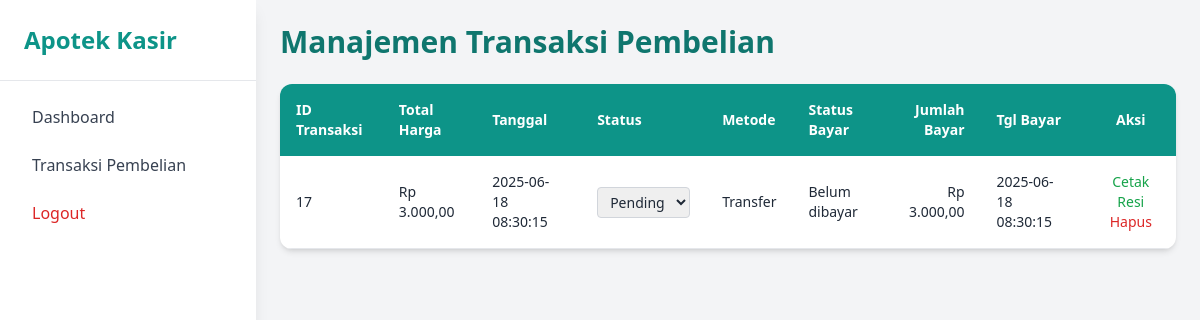
Page /kasir/transaksi_pembelian.php (signed in) on the committed database.
### tables this page shows
CREATE TABLE `pembayaran_222233` (
  `pembayaran_id_222233` int(11) NOT NULL,
  `keranjang_id_222233` int(11) NOT NULL,
  `transaksi_id_222233` int(11) NOT NULL,
  `metode_pembayaran_222233` enum('transfer','cod','qris','tunai') NOT NULL,
  `status_pembayaran_222233` enum('belum_dibayar','sudah_dibayar','dibatalkan') NOT NULL DEFAULT 'belum_dibayar',
  `tanggal_pembayaran_222233` datetime DEFAULT NULL,
  `jumlah_pembayaran_222233` decimal(15,2) NOT NULL DEFAULT 0.00
);

CREATE TABLE `transaksi_222233` (
  `transaksi_id_222233` int(11) NOT NULL,
  `kasir_id_222233` int(11) DEFAULT NULL,
  `user_id_222233` int(11) NOT NULL,
  `tanggal_transaksi_222233` datetime NOT NULL,
  `status_transaksi_222233` enum('pending','sukses','batal') DEFAULT 'pending',
  `total_harga_222233` decimal(15,2) NOT NULL DEFAULT 0.00
);

### kasir/transaksi_pembelian.php (the view, shortened to what this page needs)
<?php
include '../koneksi.php';
$kasir_id = null;
$user_id = $_SESSION['user_id'];
$stmt_kasir = $conn->prepare("SELECT kasir_id_222233 FROM kasir_222233 WHERE user_id_222233 = ?");
$stmt_kasir->bind_param("i", $user_id);
$stmt_kasir->execute();
$result_kasir = $stmt_kasir->get_result();
if ($row = $result_kasir->fetch_assoc()) {
    $kasir_id = $row['kasir_id_222233'];
} else {
    die("❌ Kasir tidak ditemukan.");
}
$stmt = $conn->prepare("
    SELECT t.*, p.metode_pembayaran_222233, p.status_pembayaran_222233,
           p.jumlah_pembayaran_222233, p.tanggal_pembayaran_222233
    FROM transaksi_222233 t
    LEFT JOIN pembayaran_222233 p ON t.transaksi_id_222233 = p.transaksi_id_222233
    WHERE t.kasir_id_222233 IS NULL OR t.kasir_id_222233 = ?
    ORDER BY t.tanggal_transaksi_222233 DESC
");
$stmt->bind_param("i", $kasir_id);
$stmt->execute();
$result = $stmt->get_result();
$transaksi_data = $result->fetch_all(MYSQLI_ASSOC);
?>
<!DOCTYPE html>
<html lang="id">
<head>
    <script src="https://cdn.tailwindcss.com"></script>
</head>
<body class="bg-gray-100 min-h-screen font-sans">
<?php include 'sidebar.php'; ?>
<div class="ml-64 p-6">
    <h1 class="text-3xl font-bold text-teal-700 mb-6">Manajemen Transaksi Pembelian</h1>
    <?php if ($kasir_id): ?>
        <div class="overflow-x-auto bg-white rounded-xl shadow-md">
            <table class="min-w-full text-sm text-left">
<thead class="bg-teal-600 text-white">
    <tr>
        <th class="p-4">ID Transaksi</th>
        <th class="p-4">Total Harga</th>
        <th class="p-4">Tanggal</th>
        <th class="p-4">Status</th>
        <th class="p-4">Metode</th>
        <th class="p-4">Status Bayar</th>
        <th class="p-4 text-right">Jumlah Bayar</th>
        <th class="p-4">Tgl Bayar</th>
        <th class="p-4 text-center">Aksi</th>
    </tr>
</thead>
                <tbody class="text-gray-800">
    <?php if (empty($transaksi_data)): ?>
        <tr>
            <td colspan="7" class="text-center py-6 text-gray-500">Belum ada data transaksi.</td>
        </tr>
    <?php else: ?>
        <?php foreach ($transaksi_data as $transaksi): ?>
            <tr class="border-b hover:bg-gray-50 transition">
                <td class="p-4"><?php echo htmlspecialchars($transaksi['transaksi_id_222233']); ?></td>
                <td class="p-4">Rp <?php echo number_format($transaksi['total_harga_222233'], 2, ',', '.'); ?></td>
                <td class="p-4"><?php echo htmlspecialchars($transaksi['tanggal_transaksi_222233']); ?></td>
                <td class="p-4">
                    <form action="transaksi_pembelian.php" method="POST">
                        <select name="status_transaksi" onchange="this.form.submit()" class="border border-gray-300 rounded px-2 py-1 text-sm">
                            <option value="pending" <?php echo ($transaksi['status_transaksi_222233'] == 'pending') ? 'selected' : ''; ?>>Pending</option>
                        </select>
                    </form>
                </td>
                <td class="p-4"><?php echo ucfirst($transaksi['metode_pembayaran_222233'] ?? '-'); ?></td>
                <td class="p-4"><?php echo ucfirst(str_replace('_', ' ', $transaksi['status_pembayaran_222233'] ?? '-')); ?></td>
                <td class="p-4 text-right">Rp <?php echo number_format($transaksi['jumlah_pembayaran_222233'], 2, ',', '.'); ?></td>
                <td class="p-4"><?php echo $transaksi['tanggal_pembayaran_222233'] ?? '-'; ?></td>
<td class="p-4 text-center space-y-1">
<a href="javascript:void(0);"
   onclick="cetakResi(<?php echo $transaksi['transaksi_id_222233']; ?>)"
   class="text-green-600 hover:underline text-sm">
   Cetak Resi
</a>
    <a href="javascript:void(0);"
       class="text-red-600 hover:underline text-sm"
       onclick="openModal('hapus_pembelian.php?delete_id=<?php echo $transaksi['transaksi_id_222233']; ?>')">
        Hapus
    </a>
</td>
            </tr>
        <?php endforeach; ?>
    <?php endif; ?>
</tbody>
            </table>
        </div>
    <?php else: ?>
        <p class="text-red-600">Profil kasir belum lengkap. Hubungi admin.</p>
    <?php endif; ?>
</div>
</body>
</html>

### rows in the picture
pembayaran_222233: transaksi_id_222233.transaksi_id_222233 "17", transaksi_id_222233.total_harga_222233 "3.000,00", transaksi_id_222233.tanggal_transaksi_222233 "2025-06-18 08:30:15", metode_pembayaran_222233 "Transfer", status_pembayaran_222233 "Belum dibayar", jumlah_pembayaran_222233 "3.000,00", tanggal_pembayaran_222233 "2025-06-18 08:30:15"
